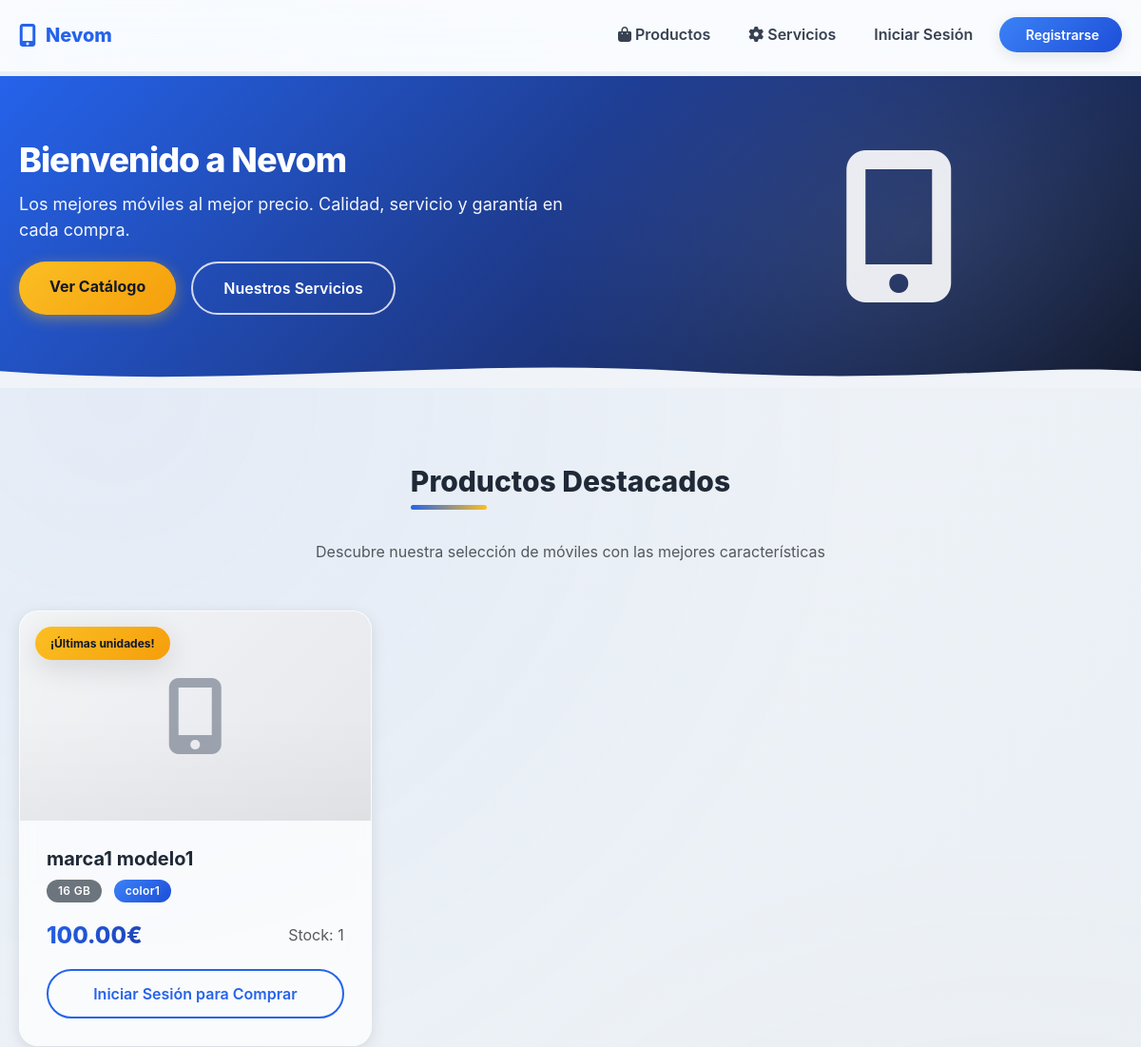
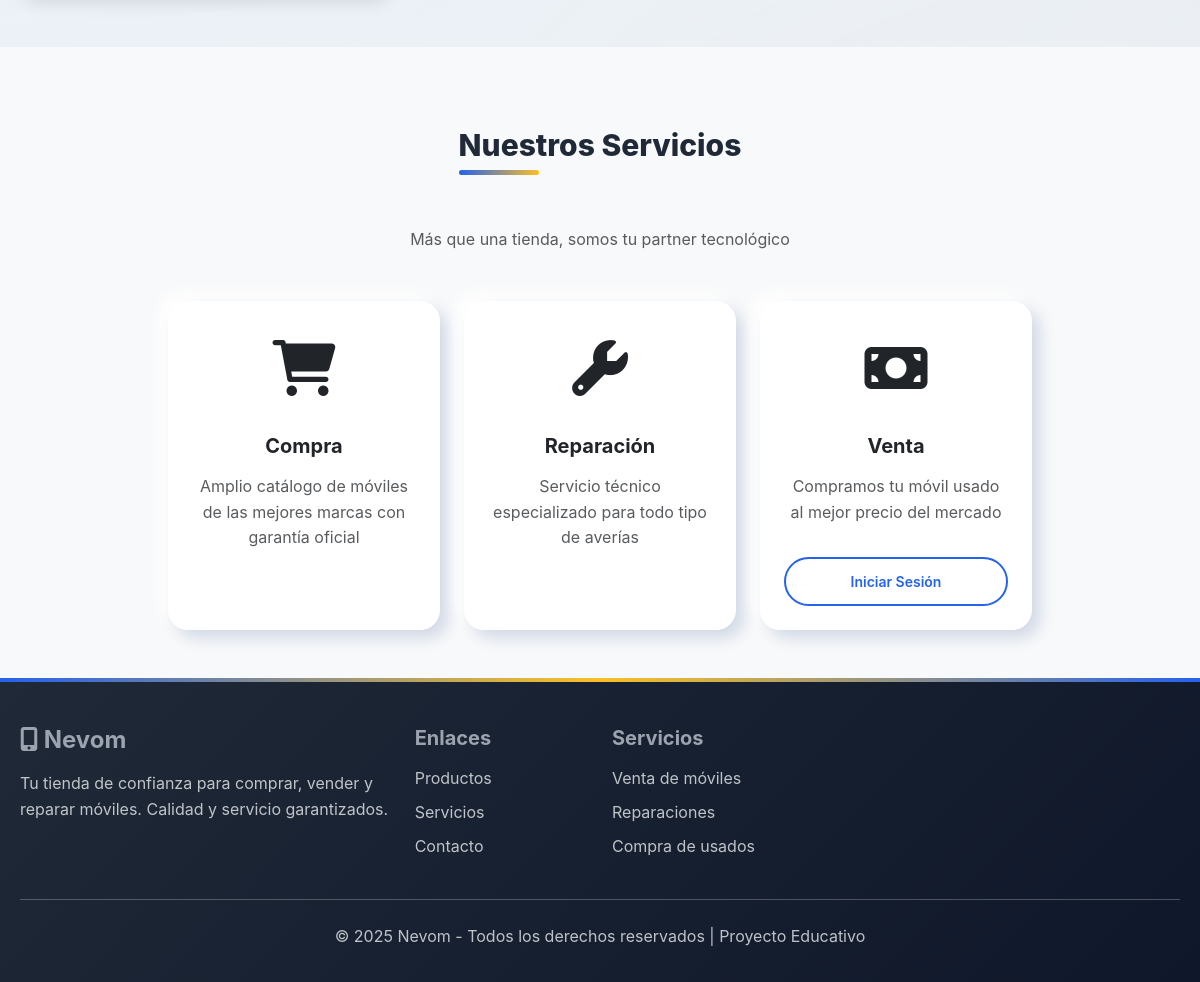
The page / on the database its author committed (2 pictures, top to bottom).
### tables this page shows
CREATE TABLE `movil` (
  `id` int(11) NOT NULL AUTO_INCREMENT,
  `marca` varchar(200) NOT NULL,
  `modelo` varchar(200) NOT NULL,
  `capacidad` int(11) NOT NULL,
  `stock` int(11) NOT NULL,
  `color` varchar(200) NOT NULL,
  `precio` float NOT NULL,
  PRIMARY KEY (`id`)
);

### index.php (the view, shortened to what this page needs)
<?php
require 'config/conexion.php';
$sqlMoviles = "SELECT * FROM movil WHERE stock > 0 ORDER BY precio ASC LIMIT 6";
$resultadoMoviles = $conexion->query($sqlMoviles);
?>
<!DOCTYPE html>
<html lang="es">
<head>
    <link href="https://cdn.jsdelivr.net/npm/bootstrap@5.3.3/dist/css/bootstrap.min.css" rel="stylesheet">
    <link href="https://cdnjs.cloudflare.com/ajax/libs/font-awesome/6.0.0/css/all.min.css" rel="stylesheet">
    <link href="assets/css/style.css" rel="stylesheet">
</head>
<body>
    <?php require 'components/navbar.php';
    renderNavbar(['type' => 'main', 'basePath' => '']); ?>
    <section class="hero-section wave-light">
        <div class="container hero-content">
            <div class="row align-items-center">
                <div class="col-lg-7">
                    <h1 class="hero-title">Bienvenido a Nevom</h1>
                    <p class="hero-subtitle">
                        Los mejores móviles al mejor precio. Calidad, servicio y garantía en cada compra.
                    </p>
                    <div class="d-flex gap-3 flex-wrap">
                        <a href="#productos" class="btn btn-primary-custom btn-custom">
                            Ver Catálogo
                        </a>
                        <a href="#servicios" class="btn btn-outline-custom btn-custom">
                            Nuestros Servicios
                        </a>
                    </div>
                </div>
                <div class="col-lg-5 text-center mt-5 mt-lg-0">
                    <div style="font-size: 10rem; opacity: 0.9;"><i class="fas fa-mobile-alt"></i></div>
                </div>
            </div>
        </div>
    </section>
    <section class="py-5" id="productos" style="padding-top: 80px !important;">
        <div class="container">
            <div class="text-center mb-5">
                <h2 class="section-title">Productos Destacados</h2>
                <p class="text-muted mt-1">Descubre nuestra selección de móviles con las mejores características</p>
            </div>
            <div class="row g-4">
                <?php if ($resultadoMoviles && $resultadoMoviles->num_rows > 0): ?>
                    <?php while ($movil = $resultadoMoviles->fetch_assoc()): ?>
                        <div class="col-md-6 col-lg-4">
                            <div class="card product-card">
                                <div class="position-relative">
                                    <div class="product-image">
                                        <i class="fas fa-mobile-alt"></i>
                                    </div>
                                    <?php if ($movil['stock'] <= 5): ?>
                                        <span class="product-badge">¡Últimas unidades!</span>
                                    <?php endif; ?>
                                </div>
                                <div class="card-body">
                                    <h5 class="card-title fw-bold"><?= htmlspecialchars($movil['marca']) ?> <?= htmlspecialchars($movil['modelo']) ?></h5>
                                    <div class="mb-3">
                                        <span class="badge bg-secondary me-2"><?= htmlspecialchars($movil['capacidad']) ?> GB</span>
                                        <span class="badge bg-info"><?= htmlspecialchars($movil['color']) ?></span>
                                    </div>
                                    <div class="d-flex justify-content-between align-items-center">
                                        <span class="price-tag"><?= number_format($movil['precio'], 2) ?>€</span>
                                        <span class="text-muted">Stock: <?= $movil['stock'] ?></span>
                                    </div>
                                    <?php if ($userName && $userRole === 'client'): ?>
                                        <form method="post" action="carrito/agregar_carrito.php" class="mt-3">
                                            <input type="hidden" name="movil_id" value="<?= $movil['id'] ?>">
                                            <input type="hidden" name="cantidad" value="1">
                                            <input type="hidden" name="redirect" value="productos">
                                            <button type="submit" class="btn btn-primary w-100 rounded-pill">
                                                <i class="fas fa-shopping-cart"></i> Agregar al Carrito
                                            </button>
                                        </form>
                                    <?php else: ?>
                                        <a href="auth/signin.php" class="btn btn-outline-primary w-100 mt-3 rounded-pill">
                                            Iniciar Sesión para Comprar
                                        </a>
                                    <?php endif; ?>
                                </div>
                            </div>
                        </div>
                    <?php endwhile; ?>
                <?php endif; ?>
            </div>
        </div>
    </section>
    <section class="py-5 bg-light" id="servicios" style="padding-top: 80px !important; ">
        <div class="container">
            <div class="text-center mb-5">
                <h2 class="section-title">Nuestros Servicios</h2>
                <p class="text-muted mt-4">Más que una tienda, somos tu partner tecnológico</p>
            </div>
            <div class="row g-4 justify-content-center">
                <div class="col-md-6 col-lg-3 d-flex justify-content-center">
                    <div class="card feature-card text-center p-4 w-100">
                        <div class="feature-icon"><i class="fas fa-shopping-cart"></i></div>
                        <h5 class="fw-bold mb-3">Compra</h5>
                        <p class="text-muted">Amplio catálogo de móviles de las mejores marcas con garantía oficial</p>
                    </div>
                </div>
                <div class="col-md-6 col-lg-3 d-flex justify-content-center">
                    <div class="card feature-card text-center p-4 w-100">
                        <div class="feature-icon"><i class="fas fa-wrench"></i></div>
                        <h5 class="fw-bold mb-3">Reparación</h5>
                        <p class="text-muted">Servicio técnico especializado para todo tipo de averías</p>
                    </div>
                </div>
                <div class="col-md-6 col-lg-3 d-flex justify-content-center">
                    <div class="card feature-card text-center p-4 h-100 d-flex flex-column w-100">
                        <div class="feature-icon"><i class="fas fa-money-bill"></i></div>
                        <h5 class="fw-bold mb-3">Venta</h5>
                        <p class="text-muted flex-grow-1">Compramos tu móvil usado al mejor precio del mercado</p>
                        <?php if ($userName && $userRole === 'client'): ?>
                            <a href="vender/vender_movil.php" class="btn btn-primary btn-sm mt-3 rounded-pill">
                                Vender Mi Móvil
                            </a>
                        <?php else: ?>
                            <a href="auth/signin.php" class="btn btn-outline-primary btn-sm mt-3 rounded-pill">
                                Iniciar Sesión
                            </a>
                        <?php endif; ?>
                    </div>
                </div>
            </div>
        </div>
    </section>
    <footer>
        <div class="container">
            <div class="row">
                <div class="col-lg-4 mb-4 mb-lg-0">
                    <h4 class="fw-bold mb-3"><i class="fas fa-mobile-alt"></i> Nevom</h4>
                    <p class="text-light opacity-75">
                        Tu tienda de confianza para comprar, vender y reparar móviles.
                        Calidad y servicio garantizados.
                    </p>
                </div>
                <div class="col-lg-2 col-md-4 mb-4 mb-lg-0">
                    <h5 class="fw-bold mb-3">Enlaces</h5>
                    <ul class="list-unstyled">
                        <li class="mb-2"><a href="#productos" class="text-light text-decoration-none opacity-75">Productos</a></li>
                        <li class="mb-2"><a href="#servicios" class="text-light text-decoration-none opacity-75">Servicios</a></li>
                        <li class="mb-2"><a href="#contacto" class="text-light text-decoration-none opacity-75">Contacto</a></li>
                    </ul>
                </div>
                <div class="col-lg-3 col-md-4 mb-4 mb-lg-0">
                    <h5 class="fw-bold mb-3">Servicios</h5>
                    <ul class="list-unstyled">
                        <li class="mb-2"><span class="text-light opacity-75">Venta de móviles</span></li>
                        <li class="mb-2"><span class="text-light opacity-75">Reparaciones</span></li>
                        <li class="mb-2"><span class="text-light opacity-75">Compra de usados</span></li>
                    </ul>
                </div>
            </div>
            <hr class="border-light opacity-25 my-4">
            <div class="text-center text-light opacity-75">
                <p class="mb-0">&copy; <?= date('Y') ?> Nevom - Todos los derechos reservados | Proyecto Educativo</p>
            </div>
        </div>
    </footer>
</body>
</html>

### rows shown on the page
movil: shows "¡Últimas unidades!", marca "marca1", modelo "modelo1", capacidad "16", color "color1", precio "100.00", stock "1"
